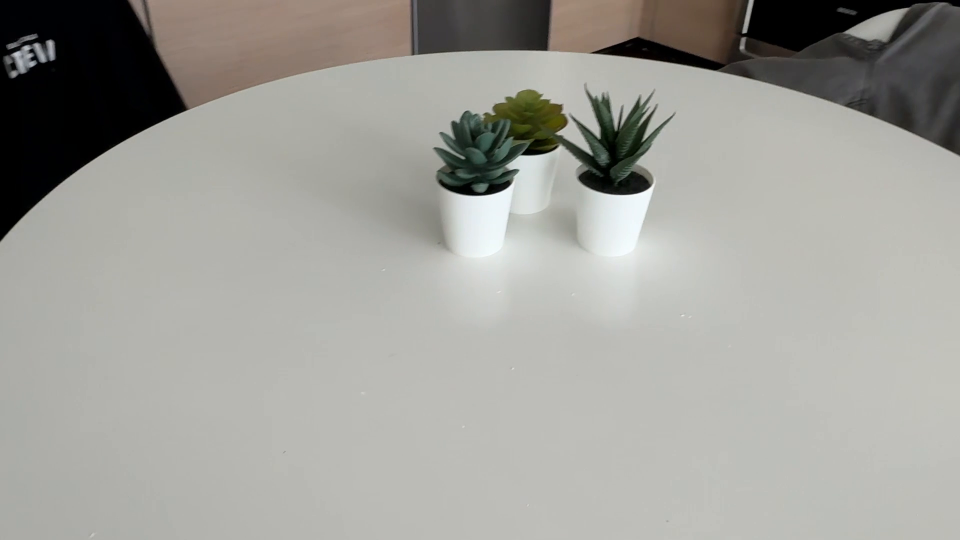
#> input picture frame 7 of data/IMG_9036_Left.mov, 1920 x 1080 px, given in place of IMG_9036_Left.mp4, which was not available (shown at 1/2 size)
$ python main_video.py
#> lines starting #> are read from the running program, lines starting #| are printed output that depends on the picture; pictures that were not available may be replaced by others from this repository, and a replacement may not be noted
### PyCuda_implementation/compute_disparity_gpu.py
import cupy as cp
import numpy as np

def compute_disparity_gpu(L_cpu, R_cpu, block_size_cpu=[9, 9]):
    L_cpu = np.int32(np.array(L_cpu))
    R_cpu = np.int32(np.array(R_cpu))
    [height_cpu, width_cpu] = np.int32(L_cpu.shape)
    block_size_cpu = np.int32(np.array(block_size_cpu))
    D_map_cpu = np.int32(np.zeros(L_cpu.shape))

    # Copying the images to device memory
    L_gpu = cp.asarray(L_cpu)
    R_gpu = cp.asarray(R_cpu)
    block_size_gpu = cp.asarray(block_size_cpu)
    D_map_gpu = cp.asarray(D_map_cpu)

    kernel_code = """
    extern "C" __global__
    void compute_disparity(int *L, int *R, int *block_size, int *D, int L_width, int L_height)
    {
        int tx = threadIdx.x;
        int ty = threadIdx.y;

        int col = blockIdx.x * block_size[0] + tx;
        int row = blockIdx.y * block_size[1] + ty;

        if((tx >= 0) && (tx < block_size[1]) && (ty >= 0) && (ty < block_size[0]))
        {
            int max_cost = 999999;
            int disparity = 0;

            for(int k = 0; k < 50; k++)
            {
                int cost1 = 0;
                int cost2 = 0;
                int cost3 = 0;

                for(int m = 0; m < block_size[0]; m++)
                {
                    for(int n = 0; n < block_size[1]; n++)
                    {
                        if(((row + m)* L_width + col + n) < L_width * L_height && ((row + m)* L_width + col + n - 25 + k) >= 0 && ((row + m)* L_width + col + n - 25 + k) < L_width * L_height)
                        {
                            cost2 += (L[(row + m)* L_width + col + n] - R[(row + m)* L_width + col + n - 25 + k]) * (L[(row + m)* L_width + col + n] - R[(row + m)* L_width + col + n - 25 + k]) ;
                            cost1 += (L[(row + m)* L_width + col + n] - R[(row + m)* L_width + col + n - 25 + k - 1]) * (L[(row + m)* L_width + col + n] - R[(row + m)* L_width + col + n - 25 + k - 1]) ;
                            cost3 += (L[(row + m)* L_width + col + n] - R[(row + m)* L_width + col + n - 25 + k + 1]) * (L[(row + m)* L_width + col + n] - R[(row + m)* L_width + col + n - 25 + k + 1]) ;
                        }
                    }
                }
                if(cost2 < max_cost)
                {
                    max_cost = cost2;
                    disparity = 25 - k - 0.5 * (cost3 - cost1)/(cost3 + cost1 - cost2) ;
                }
            }
            for(int m = 0; m < block_size[0]; m++)
            {
                for(int n = 0; n < block_size[1]; n++)
                {
                    if(((row + m)* L_width + col + n) < L_width * L_height)
                    {
                        D[(row + m)* L_width + col + n] = disparity;
                    }
                }
            }
        }
    }
    """

    kernel_name = "compute_disparity"
    kernel_function = cp.RawKernel(kernel_code, kernel_name)

    m = (width_cpu - 1) // 8 + 1
    n = (height_cpu - 1) // 8 + 1
    kernel_function((n, m, 1), (8, 8, 1), (L_gpu, R_gpu, block_size_gpu, D_map_gpu, width_cpu, height_cpu))

    D_map_cpu = D_map_gpu.get()
    D_map_cpu = np.uint8(D_map_cpu)
    D_map_cpu = np.uint8(D_map_cpu * 8)

    return D_map_cpu

### PyCuda_implementation/main_video.py
import numpy as np
import cv2 as cv
import math
import Disparity as dis
import compute_disparity_gpu
import time

vid_folder = "./data/videos/"
file = "IMG_9036"

left_cap = cv.VideoCapture("{}{}_Left.mp4".format(vid_folder, file))
right_cap = cv.VideoCapture("{}{}_Right.mp4".format(vid_folder, file))
output_filename = "{}output/{}_disparity_output.avi".format(vid_folder, file)
output_filtered_filename = "{}output/{}_disparity_filtered_output.avi".format(vid_folder, file)
framerate = 20.0 # todo: calculated value from run speed

# Check if video captures are opened successfully
if not left_cap.isOpened() or not right_cap.isOpened():
    print("Error opening video streams or files")

# Define video writer object for disparity output
fourcc = cv.VideoWriter_fourcc(*'XVID')  # video format

# read in first frame of each side to use for output shape
ret_left, left_frame = left_cap.read()
#> left_frame is the input picture: shape (1080, 1920, 3); mean B, G, R 153.8, 159.3, 159.9
ret_right, right_frame = right_cap.read()
if not ret_left:
    print("No frame received from left video stream. Exiting...")
    exit()
# cv.imshow('Disparity Map Filtered', right_frame)
# width, height = left_frame.shape[:2] # output same dimensions as input left
width, height = 3024, 4032
out = cv.VideoWriter(output_filename, fourcc, framerate, (width, height))
out_filtered = cv.VideoWriter(output_filtered_filename, fourcc, framerate, (width, height))

# Check if video captures are opened successfully
if not left_cap.isOpened() or not right_cap.isOpened():
    print("Error opening video streams or files")

# Define font for FPS display
font = cv.FONT_HERSHEY_SIMPLEX

# Variables for FPS calculation
start_time = 0
frames_processed = 0

print("Starting video processing...")

# Loop through each frame of the video
while True:
    # get frame
    ret_left, left_frame = left_cap.read()
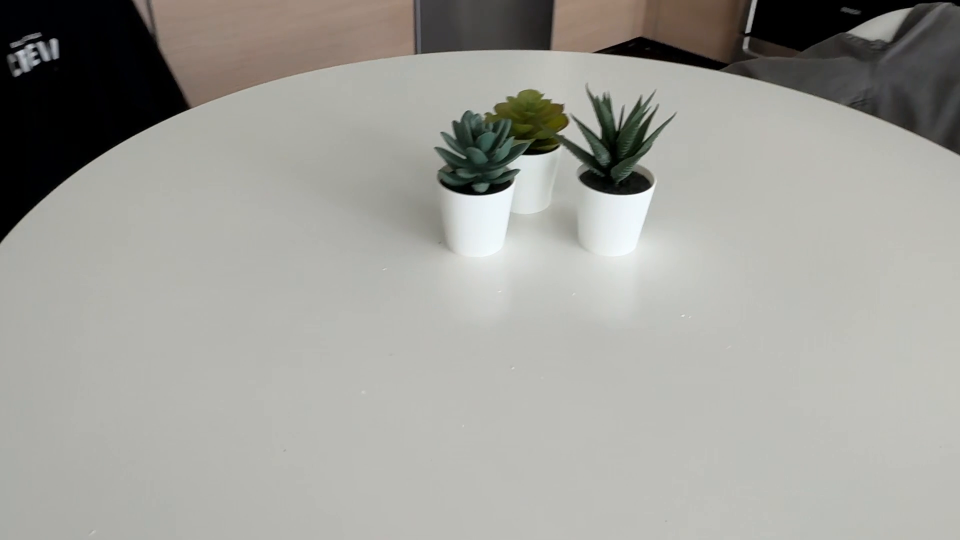
#> input picture frame 8 of data/IMG_9036_Left.mov, 1920 x 1080 px, given in place of IMG_9036_Left.mp4, which was not available (shown at 1/2 size)
#> left_frame is the input picture: shape (1080, 1920, 3); mean B, G, R 153.9, 159.4, 160
    ret_right, right_frame = right_cap.read()

    # Check if frames are read correctly
    if not ret_left or not ret_right:
        print("No frames received from video streams. Exiting...")
        break

    # left_frame = cv.imread('./data/pictures/DSC_0005_Left.jpeg')
    # right_frame = cv.imread('./data/pictures/DSC_0005_Right.jpeg')

    left_frame = cv.resize(left_frame, (width, height))
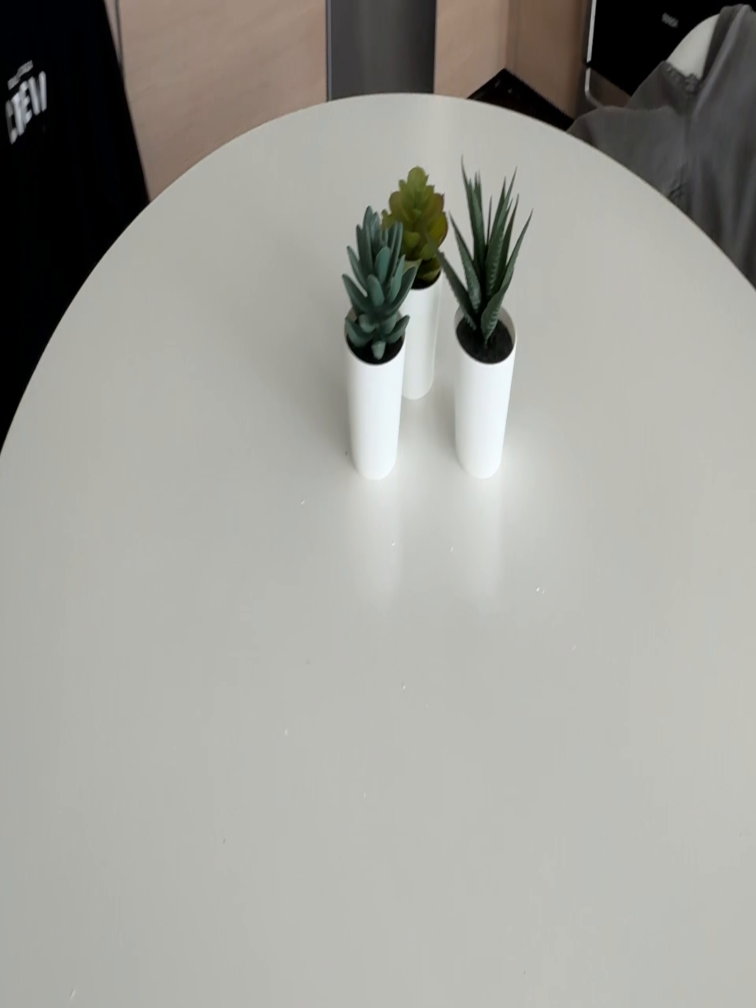
#> left_frame: shape (4032, 3024, 3) (shown at 1/4 size); mean B, G, R 153.8, 159.3, 160
    right_frame = cv.resize(right_frame, (width, height))

    # Converting images into grayscale
    L_gray = cv.cvtColor(left_frame, cv.COLOR_BGR2GRAY)
    R_gray = cv.cvtColor(right_frame, cv.COLOR_BGR2GRAY)

    # Pre-processing by mean adjusting the images
    L_gray = L_gray - np.mean(L_gray)
    R_gray = R_gray - np.mean(R_gray)

    # Select block size over here
    block_size = [9, 9]

    # Start time for FPS calculation (on the first frame)
    if frames_processed == 0:
        start_time = time.time()

    # [10 lines of commented-out code are left out]
    D_map = compute_disparity_gpu.compute_disparity_gpu(L_gray, R_gray, block_size)
#> (the run stopped early here; a loop or call above may not have finished)

$ run again, starting later in the video
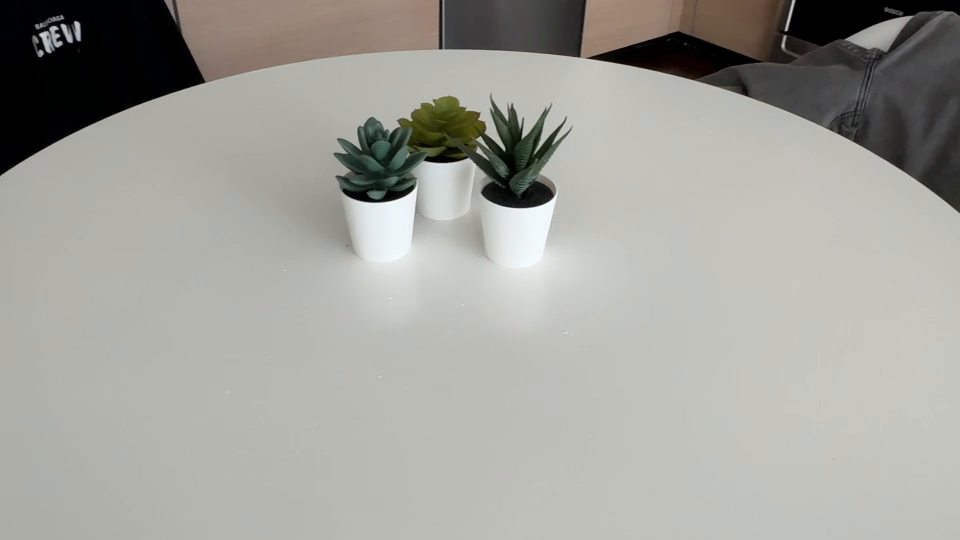
#> input picture frame 34 of data/IMG_9036_Left.mov, 1920 x 1080 px, given in place of IMG_9036_Left.mp4, which was not available (shown at 1/2 size)
#> left_frame is the input picture: shape (1080, 1920, 3); mean B, G, R 156.4, 161.8, 162.3
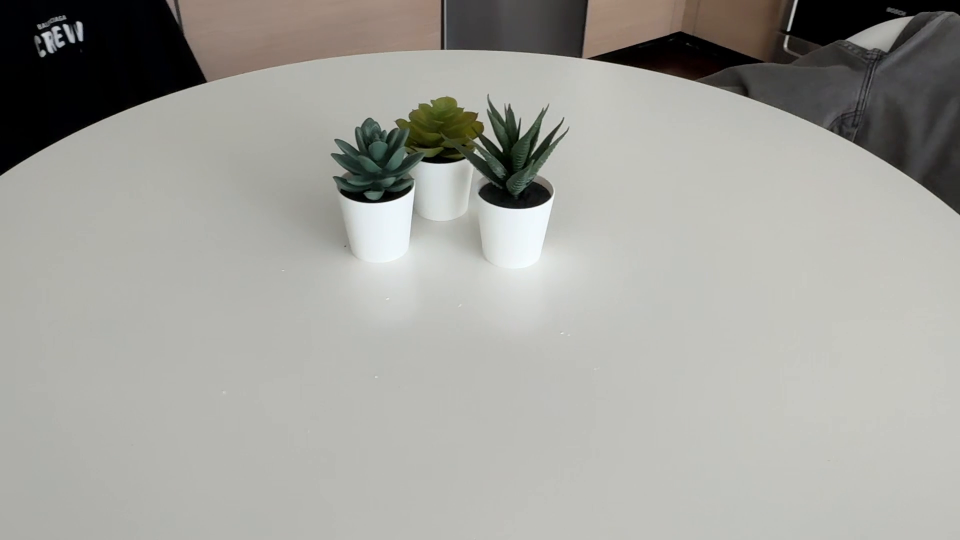
#> input picture frame 35 of data/IMG_9036_Left.mov, 1920 x 1080 px, given in place of IMG_9036_Left.mp4, which was not available (shown at 1/2 size)
#> left_frame is the input picture: shape (1080, 1920, 3); mean B, G, R 156.3, 161.7, 162.2
#> `left_frame = cv.resize(left_frame, (width, height))`:
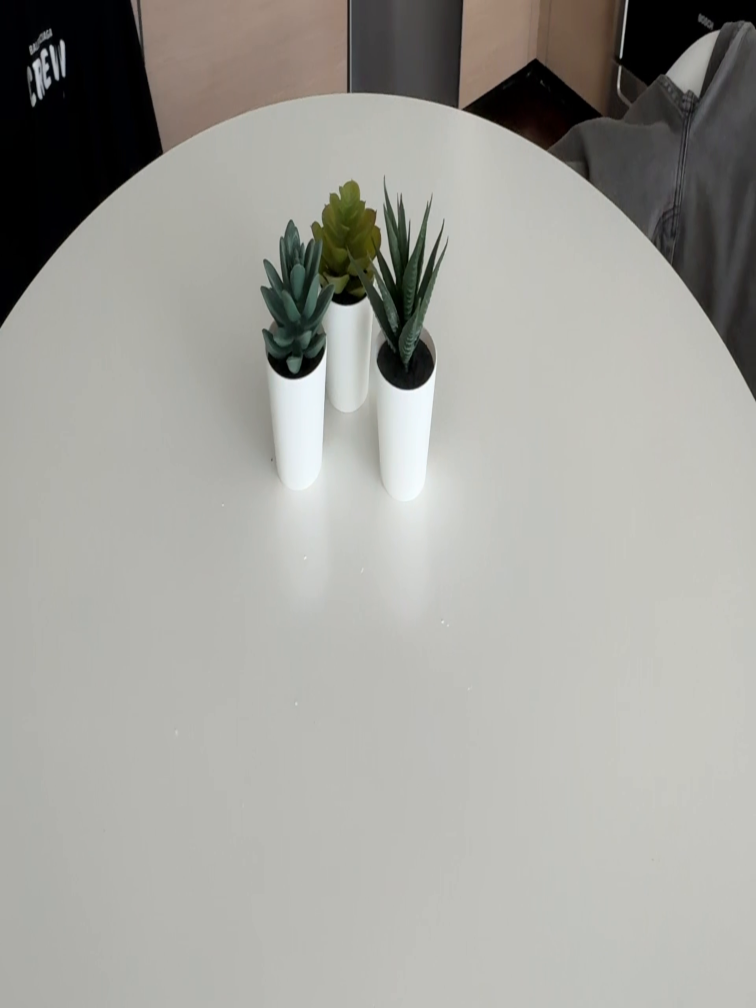
#> left_frame: shape (4032, 3024, 3) (shown at 1/4 size); mean B, G, R 156.3, 161.7, 162.2

$ run again, starting later in the video
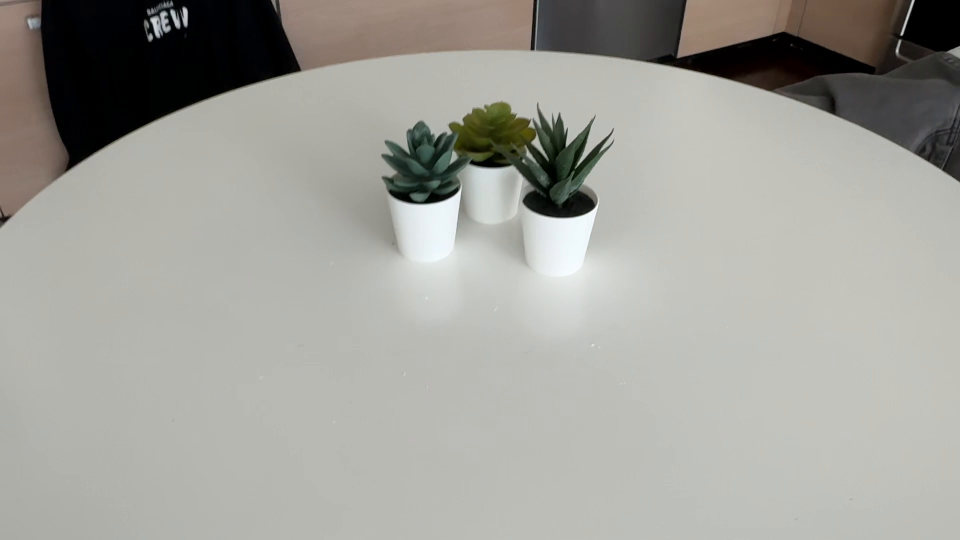
#> input picture frame 61 of data/IMG_9036_Left.mov, 1920 x 1080 px, given in place of IMG_9036_Left.mp4, which was not available (shown at 1/2 size)
#> left_frame is the input picture: shape (1080, 1920, 3); mean B, G, R 155.2, 160.7, 161.5
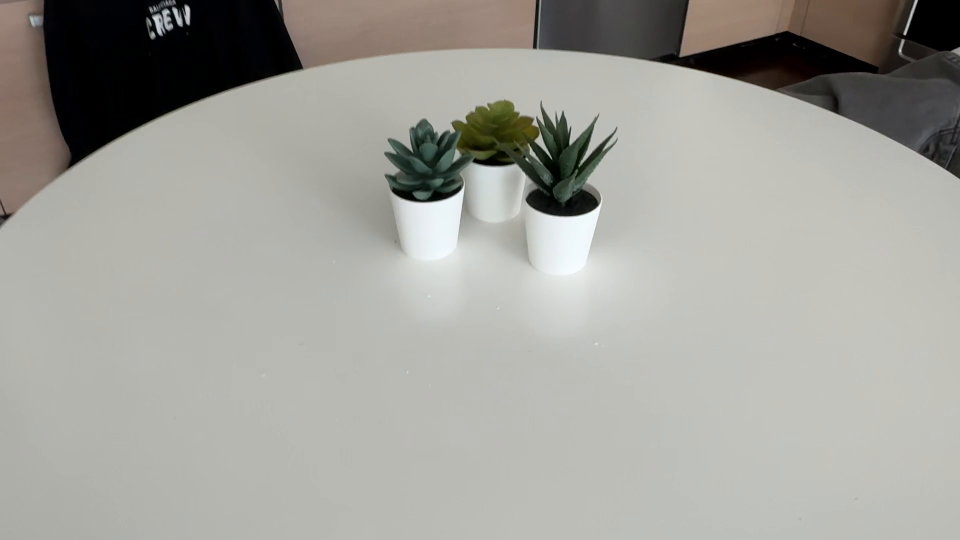
#> input picture frame 62 of data/IMG_9036_Left.mov, 1920 x 1080 px, given in place of IMG_9036_Left.mp4, which was not available (shown at 1/2 size)
#> left_frame is the input picture: shape (1080, 1920, 3); mean B, G, R 155.7, 161.2, 162
#> `left_frame = cv.resize(left_frame, (width, height))`:
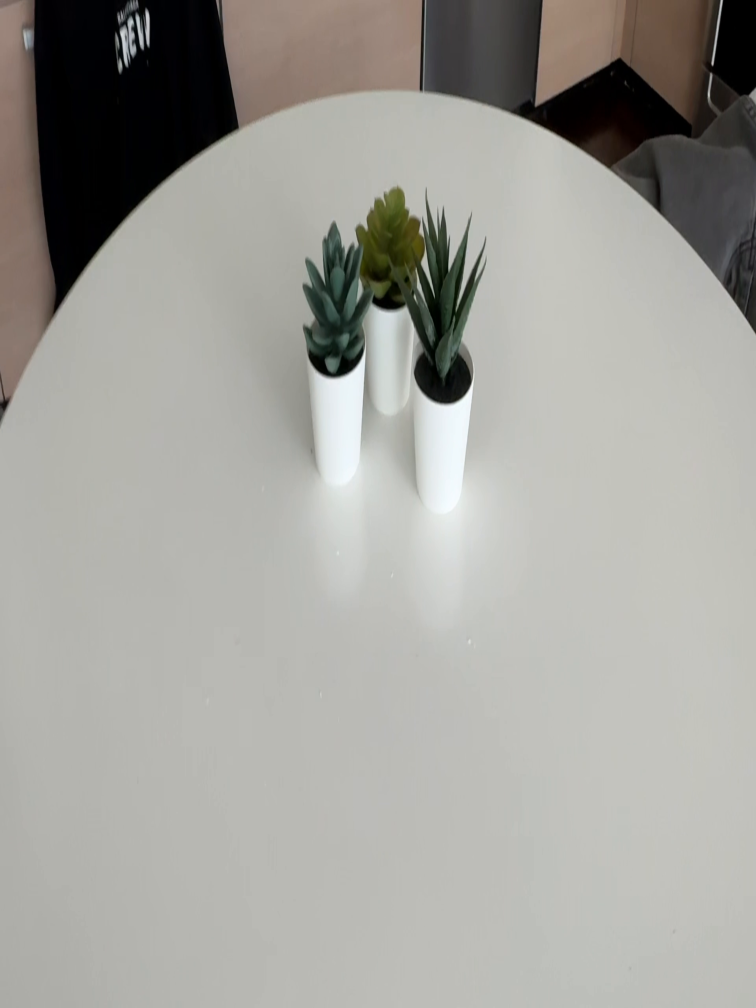
#> left_frame: shape (4032, 3024, 3) (shown at 1/4 size); mean B, G, R 155.7, 161.1, 162
